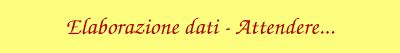
<?xml version="1.0" encoding="UTF-8"?>
<ui version="4.0">
 <class>HProgDlg</class>
 <widget class="QWidget" name="HProgDlg">
  <property name="windowModality">
   <enum>Qt::ApplicationModal</enum>
  </property>
  <property name="geometry">
   <rect>
    <x>0</x>
    <y>0</y>
    <width>400</width>
    <height>42</height>
   </rect>
  </property>
  <property name="windowTitle">
   <string>Form</string>
  </property>
  <property name="styleSheet">
   <string notr="true">background-color: rgb(255, 255, 127);</string>
  </property>
  <layout class="QVBoxLayout" name="verticalLayout">
   <item>
    <widget class="QLabel" name="label">
     <property name="font">
      <font>
       <family>Comic Sans MS</family>
       <pointsize>18</pointsize>
       <italic>true</italic>
      </font>
     </property>
     <property name="styleSheet">
      <string notr="true">color: rgb(170, 0, 0);</string>
     </property>
     <property name="text">
      <string>Elaborazione dati - Attendere...</string>
     </property>
     <property name="alignment">
      <set>Qt::AlignCenter</set>
     </property>
    </widget>
   </item>
  </layout>
 </widget>
 <resources/>
 <connections/>
</ui>
